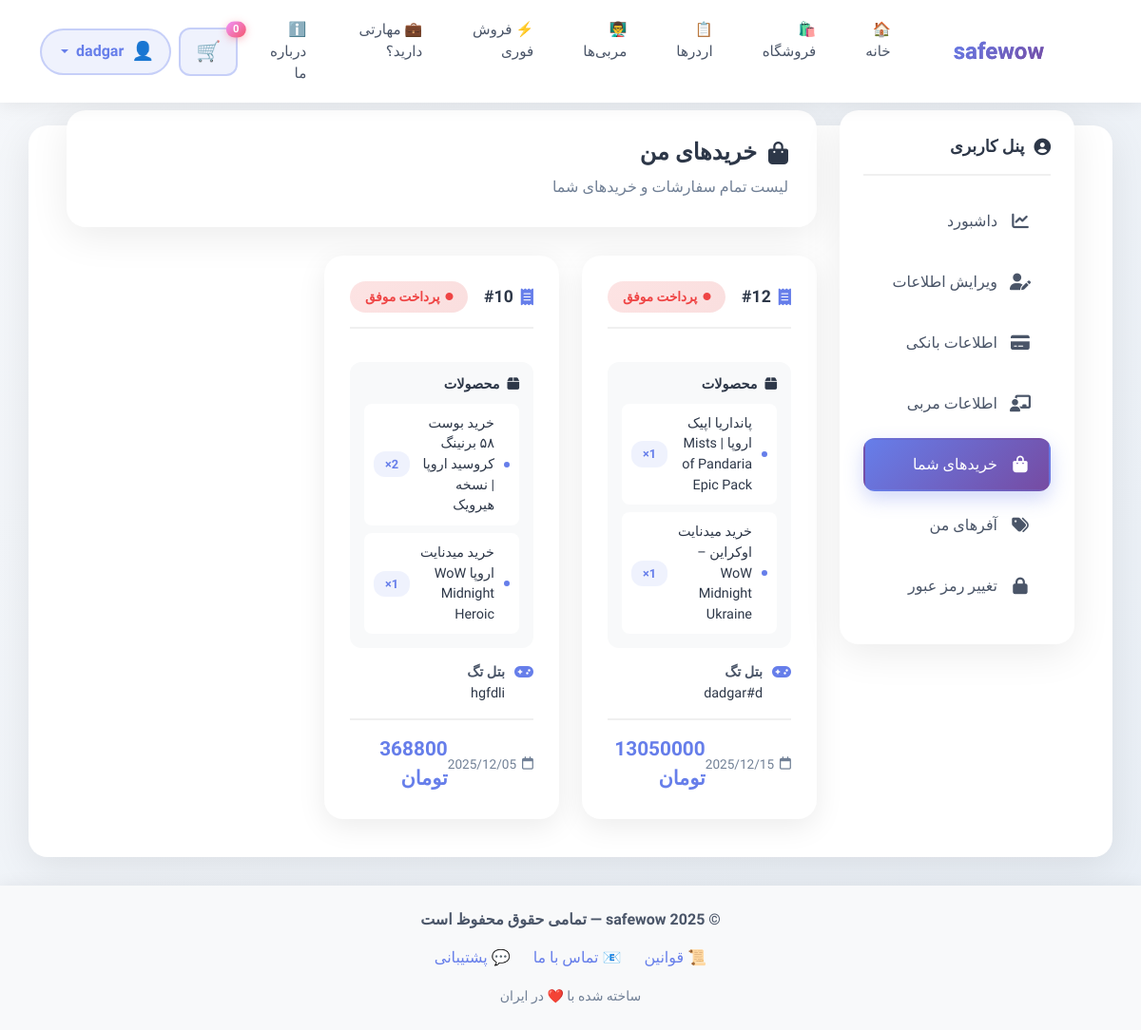
Page /account/my_invoices/ (signed in) on the committed database.
### account/models.py (models this page shows, shortened)
class User(AbstractUser):
    email = models.EmailField('Email Address', unique=True)
    phone = models.CharField('Phone Number', max_length=15)
    discord_id = models.CharField('Discord ID', max_length=255)
    last_activation_email_sent = models.DateTimeField(null=True, blank=True)

### shop/models.py (models this page shows, shortened)
class Invoice(models.Model):
    date = models.DateTimeField(auto_now_add=True)
    number = models.IntegerField(null=True, blank=True)
    user = models.ForeignKey(User, on_delete=models.PROTECT)
    total = models.IntegerField()
    discount = models.FloatField(default=0)
    description = models.TextField(null=True, blank=True)
    battle_tag = models.CharField(max_length=255)
    vat = models.FloatField(default=0.09)

class Payment(models.Model):
    STATUS_PENDING = 'pending'
    STATUS_DONE = 'done'
    STATUS_ERROR = 'error'
    STATUS_CHOICES = ((STATUS_PENDING, 'در انتظار پرداخت'),
                      (STATUS_ERROR, 'پرداخت ناموفق'),
                      (STATUS_DONE, 'پرداخت موفق'))
    invoice = models.OneToOneField(Invoice, on_delete=models.PROTECT)
    total = models.IntegerField()
    ref = models.CharField(max_length=255, null=True, blank=True)
    status = models.CharField(choices=STATUS_CHOICES, max_length=20, default=STATUS_PENDING)
    authority = models.CharField(max_length=255)
    description = models.TextField()
    user_ip = models.CharField(max_length=255)

class InvoiceItem(models.Model):
    product = models.ForeignKey(Product, on_delete=models.PROTECT)
    count = models.IntegerField()
    invoice = models.ForeignKey('Invoice', on_delete=models.CASCADE)
    price = models.IntegerField()
    discount = models.FloatField(default=0)
    name = models.CharField(max_length=255)
    total = models.IntegerField()

class Base(models.Model):
    uuid = models.UUIDField(unique=True, default=uuid.uuid4)
    create_date = models.DateTimeField(auto_now_add=True)
    modified_date = models.DateTimeField(auto_now=True)
    deleted_date = models.DateTimeField(default=None, null=True, blank=True)
    deleted = models.BooleanField(default=False)
    user = models.ForeignKey(User, on_delete=models.PROTECT)
    class Meta:
        abstract = True

class Product(Base):
    name = models.CharField(max_length=255)
    slug = models.SlugField()
    price = models.IntegerField(default=0)
    discount = models.FloatField(default=0)
    enabled = models.BooleanField(default=True)
    description = models.TextField()
    image = models.ImageField(upload_to='covers/', null=True, blank=True)
    category = models.ForeignKey(
        'Category',
        on_delete=models.PROTECT,
        related_name='products'
    )
    count = models.IntegerField(default=0)

### account/views.py (the view)
# urls.py: path("my_invoices/", views.MyInvoiceView.as_view(), name="my_invoices"),
@method_decorator(login_required, name='dispatch')
class MyInvoiceView(View):
    def get(self, request):
        invoices = Invoice.objects.filter(user=request.user).order_by('-date')
        return render(request, 'account/invoices.html', {'invoices': invoices})

### account/templates/account/invoices.html (shortened to what this page needs)
{% extends "base.html" %}
{% block content %}
    <div class="row dashboard-wrapper">
    <div class="col-lg-3 col-md-4 mb-4">
        <div class="sidebar">
            <div class="sidebar-title">
                <i class="fas fa-user-circle"></i>
                پنل کاربری
            </div>
            <ul class="sidebar-menu">
                <li>
                    <a href="{% url 'account:dashboard' %}">
                        <i class="fas fa-chart-line"></i>
                        <span>داشبورد</span>
                    </a>
                </li>
                <li>
                    <a href="{% url 'account:profile_edit' %}">
                        <i class="fas fa-user-edit"></i>
                        <span>ویرایش اطلاعات</span>
                    </a>
                </li>
                <li>
                    <a href="{% url 'account:bank_edit' %}">
                        <i class="fas fa-credit-card"></i>
                        <span>اطلاعات بانکی</span>
                    </a>
                </li>
                <li>
                    <a href="{% url 'core:coach_edit' %}">
                        <i class="fas fa-chalkboard-teacher"></i>
                        <span>اطلاعات مربی</span>
                    </a>
                </li>
                <li>
                    <a href="{% url 'account:my_invoices' %}" class="active">
                        <i class="fas fa-shopping-bag"></i>
                        <span>خریدهای شما</span>
                    </a>
                </li>
                <li>
                    <a href="{% url 'account:offers' %}">
                        <i class="fas fa-tags"></i>
                        <span>آفرهای من</span>
                    </a>
                </li>
                <li>
                    <a href="{% url 'password_change' %}">
                        <i class="fas fa-lock"></i>
                        <span>تغییر رمز عبور</span>
                    </a>
                </li>
            </ul>
        </div>
    </div>
    <div class="col-lg-9 col-md-8">
        <div class="page-header">
            <h4>
                <i class="fas fa-shopping-bag"></i>
                خریدهای من
            </h4>
            <p>لیست تمام سفارشات و خریدهای شما</p>
        </div>
        {% if invoices %}
            <div class="row row-cols-1 row-cols-md-2 row-cols-xl-3 g-4">
                {% for invoice in invoices %}
                    <div class="col">
                        <div class="order-card">
                            <div class="order-header">
                                <div class="order-number">
                                    <i class="fas fa-receipt"></i>
                                    #{{ invoice.number|default:invoice.id }}
                                </div>
                                <div class="order-status {% if invoice.payment.status == 'success' or invoice.payment.status == 'paid' %}status-success{% elif invoice.payment.status == 'pending' %}status-pending{% else %}status-failed{% endif %}">
                                    <i class="fas fa-circle" style="font-size: 0.5rem;"></i>
                                    {% if invoice.payment %}
                                        {{ invoice.payment.get_status_display }}
                                    {% else %}
                                        ثبت نشده
                                    {% endif %}
                                </div>
                            </div>
                            <div class="order-body">
                                <div class="products-list">
                                    <h6>
                                        <i class="fas fa-box"></i>
                                        محصولات
                                    </h6>
                                    {% for item in invoice.invoiceitem_set.all %}
                                        <a href="{% url 'shop:product_detail' id=item.product.id %}" class="product-item">
                                            <div class="product-bullet"></div>
                                            <div class="product-name">{{ item.product.name }}</div>
                                            <div class="product-count">{{ item.count }}×</div>
                                        </a>
                                    {% endfor %}
                                </div>
                                {% if invoice.battle_tag %}
                                <div class="info-row">
                                    <i class="fas fa-gamepad info-icon"></i>
                                    <div>
                                        <div class="info-label">بتل تگ</div>
                                        <div class="info-value">{{ invoice.battle_tag }}</div>
                                    </div>
                                </div>
                                {% endif %}
                            </div>
                            <div class="order-footer">
                                <div class="order-date">
                                    <i class="far fa-calendar"></i>
                                    {{ invoice.date|date:"Y/m/d" }}
                                </div>
                                <div class="order-total">
                                    {{ invoice.total|floatformat:0 }} تومان
                                </div>
                            </div>
                        </div>
                    </div>
                {% endfor %}
            </div>
        {% endif %}
    </div>
</div>
<link rel="stylesheet" href="https://cdnjs.cloudflare.com/ajax/libs/font-awesome/6.4.0/css/all.min.css" />
{% endblock %}

### templates/bits/header.html (shortened to what this page needs)
<nav class="navbar navbar-expand-lg navbar-light sticky-top">
    <div class="container">
        <a class="navbar-brand d-flex align-items-center" href="#">
            <span class="brand-icon me-2">🛡️</span>
            <span class="brand-text">safewow</span>
        </a>
        <div class="collapse navbar-collapse" id="mainNavbar">
            <ul class="navbar-nav mx-auto mb-2 mb-lg-0">
                <li class="nav-item">
                    <a class="nav-link px-3" href="{% url 'core:home' %}">🏠 خانه</a>
                </li>
                <li class="nav-item">
                    <a class="nav-link px-3" href="{% url 'shop:product_list' %}">🛍️ فروشگاه</a>
                </li>
                <li class="nav-item">
                    <a class="nav-link px-3" href="{% url 'core:orders' %}">📋 اردرها</a>
                </li>
                <li class="nav-item">
                    <a class="nav-link px-3" href="{% url 'core:coach_list' %}">👨‍🏫 مربی‌ها</a>
                </li>
                <li class="nav-item">
                    <a class="nav-link px-3" href="{% url 'core:fast_sell' %}">⚡ فروش فوری</a>
                </li>
                <li class="nav-item">
                    <a class="nav-link px-3" href="{% url 'core:coach_register' %}">💼 مهارتی دارید؟</a>
                </li>
                <li class="nav-item">
                    <a class="nav-link px-3" href="{% url 'core:about' %}">ℹ️ درباره ما</a>
                </li>
            </ul>
            <div class="d-flex align-items-center gap-2">
                <a href="{% url 'shop:cart_show' %}" class="btn btn-cart position-relative">
                    🛒
                    <span class="cart-badge position-absolute top-0 start-100 translate-middle badge rounded-pill">
                        <span id="cart-count">{{ request.session.cart|length }}</span>
                    </span>
                </a>
                {% if not request.user.is_authenticated %}
                    <a href="{% url 'login' %}" class="btn btn-gradient px-4">
                        ورود / ثبت‌نام
                    </a>
                {% else %}
                    <div class="dropdown">
                        <button class="btn btn-user dropdown-toggle d-flex align-items-center gap-2" data-bs-toggle="dropdown">
                            <span class="user-avatar">👤</span>
                            <span class="d-none d-md-inline">{{ request.user.username }}</span>
                        </button>
                    </div>
                {% endif %}
            </div>
        </div>
    </div>
</nav>

### templates/base.html (style rules this page uses)
* { font-family: 'Vazirmatn', sans-serif; }
body { background: linear-gradient(135deg, #f5f7fa 0%, #e8eef5 100%); min-height: 100vh; }
.navbar { background: rgba(255, 255, 255, 0.98) !important; backdrop-filter: blur(10px); box-shadow: 0 2px 15px rgba(0,0,0,0.06); }
.navbar-brand { font-weight: 700; font-size: 1.5rem; background: linear-gradient(135deg, #667eea 0%, #764ba2 100%); -webkit-background-clip: text; -webkit-text-fill-color: transparent; background-clip: text; }
.nav-link { font-weight: 500; color: #4a5568 !important; transition: all 0.3s ease; margin: 0 10px; }

### templates/bits/header.html (style rules this page uses)
.navbar { padding: 12px 0; background: rgba(255, 255, 255, 0.98) !important; backdrop-filter: blur(10px); box-shadow: 0 2px 20px rgba(0, 0, 0, 0.08); }
.brand-icon { font-size: 1.8rem; filter: drop-shadow(0 2px 4px rgba(102, 126, 234, 0.4)); animation: pulse 2s ease-in-out infinite; }
.brand-text { font-weight: 700; font-size: 1.5rem; background: linear-gradient(135deg, #667eea 0%, #764ba2 100%); -webkit-background-clip: text; -webkit-text-fill-color: transparent; background-clip: text; }
.nav-link { font-weight: 500; color: #4a5568 !important; transition: all 0.3s ease; border-radius: 12px; position: relative; font-size: 0.95rem; }
.btn-cart { background: rgba(102, 126, 234, 0.1); border: 2px solid rgba(102, 126, 234, 0.3); border-radius: 12px; padding: 8px 16px; font-size: 1.3rem; transition: all 0.3s ease; position: relative; }
.cart-badge { background: linear-gradient(135deg, #f093fb 0%, #f5576c 100%); color: white; font-size: 0.7rem; padding: 3px 7px; font-weight: 600; box-shadow: 0 2px 8px rgba(245, 87, 108, 0.4); }
.btn-user { background: rgba(102, 126, 234, 0.1); border: 2px solid rgba(102, 126, 234, 0.3); border-radius: 25px; padding: 8px 16px; font-weight: 600; color: #667eea !important; transition: all 0.3s ease; }
.user-avatar { font-size: 1.2rem; }

### rows in the picture
User: user.username "dadgar"
Invoice: number "12", payment.status "پرداخت موفق", battle_tag "dadgar#d", date "2025/12/15", total "13050000"
InvoiceItem: product.name "پانداریا اپیک اروپا | Mists of Pandaria Epic Pack", count "1"
InvoiceItem: product.name "خرید میدنایت اوکراین – WoW Midnight Ukraine", count "1"
Invoice: number "10", payment.status "پرداخت موفق", battle_tag "hgfdli", date "2025/12/05", total "368800"
InvoiceItem: product.name "خرید بوست ۵۸ برنینگ کروسید اروپا | نسخه هیرویک", count "2"
InvoiceItem: product.name "خرید میدنایت اروپا WoW Midnight Heroic", count "1"

### other values in the picture
{{ request.session.cart|length }} "0"
